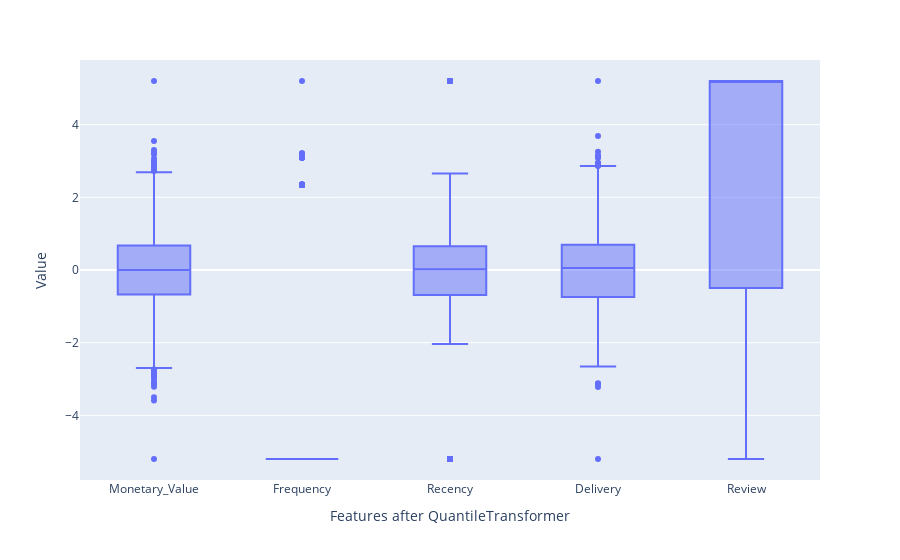

Source (notebook cell):
### Code cell
tmp_scaled = pd.DataFrame({
    'Value': x_scaled['Monetary_Value'],
    'Features after QuantileTransformer': ['Monetary_Value'] * len(x_scaled)
})

for i in range(1, len(x_scaled.columns)):
    tmp_scaled = pd.concat([
        tmp_scaled, pd.DataFrame({
            'Value': x_scaled[x_scaled.columns[i]],
            'Features after QuantileTransformer':
                [x_scaled.columns[i]] * len(x_scaled)
        })
    ])

fig = px.box(tmp_scaled, x="Features after QuantileTransformer", y="Value")
fig.show()

### Figure 1 — Plotly figure (JSON) as saved in the notebook; plotly's stock layout.template omitted (floating-point values rounded to 4 significant figures; data arrays with more than 128 entries replaced by an {"elided": "..."} marker saying what was removed)
{"data": [{"alignmentgroup": "True", "hovertemplate": "Features after QuantileTransformer=%{x}<br>Value=%{y}<extra></extra>", "legendgroup": "", "marker": {"color": "#636efa"}, "name": "", "notched": false, "offsetgroup": "", "orientation": "v", "showlegend": false, "type": "box", "x": {"elided": "23940 str values"}, "x0": " ", "xaxis": "x", "y": {"elided": "23940 float values"}, "y0": " ", "yaxis": "y"}], "layout": {"boxmode": "group", "legend": {"tracegroupgap": 0}, "margin": {"t": 60}, "xaxis": {"anchor": "y", "domain": [0, 1], "title": {"text": "Features after QuantileTransformer"}}, "yaxis": {"anchor": "x", "domain": [0, 1], "title": {"text": "Value"}}}}
